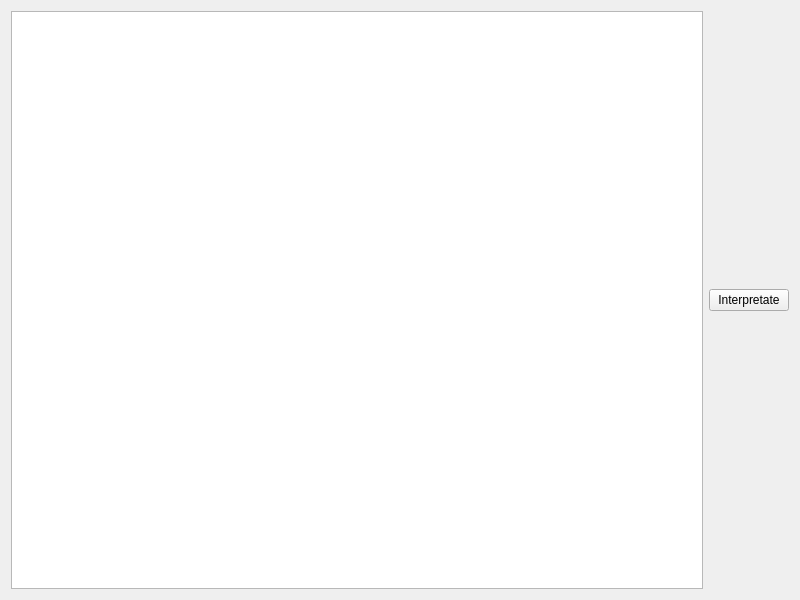
<?xml version="1.0" encoding="UTF-8"?>
<ui version="4.0">
 <class>Widget</class>
 <widget class="QWidget" name="Widget">
  <property name="geometry">
   <rect>
    <x>0</x>
    <y>0</y>
    <width>800</width>
    <height>600</height>
   </rect>
  </property>
  <property name="windowTitle">
   <string>Widget</string>
  </property>
  <layout class="QHBoxLayout" name="horizontalLayout">
   <item>
    <widget class="QTextEdit" name="TextEdit"/>
   </item>
   <item>
    <widget class="QPushButton" name="InterpretateButton">
     <property name="text">
      <string>Interpretate</string>
     </property>
    </widget>
   </item>
  </layout>
 </widget>
 <resources/>
 <connections/>
</ui>
